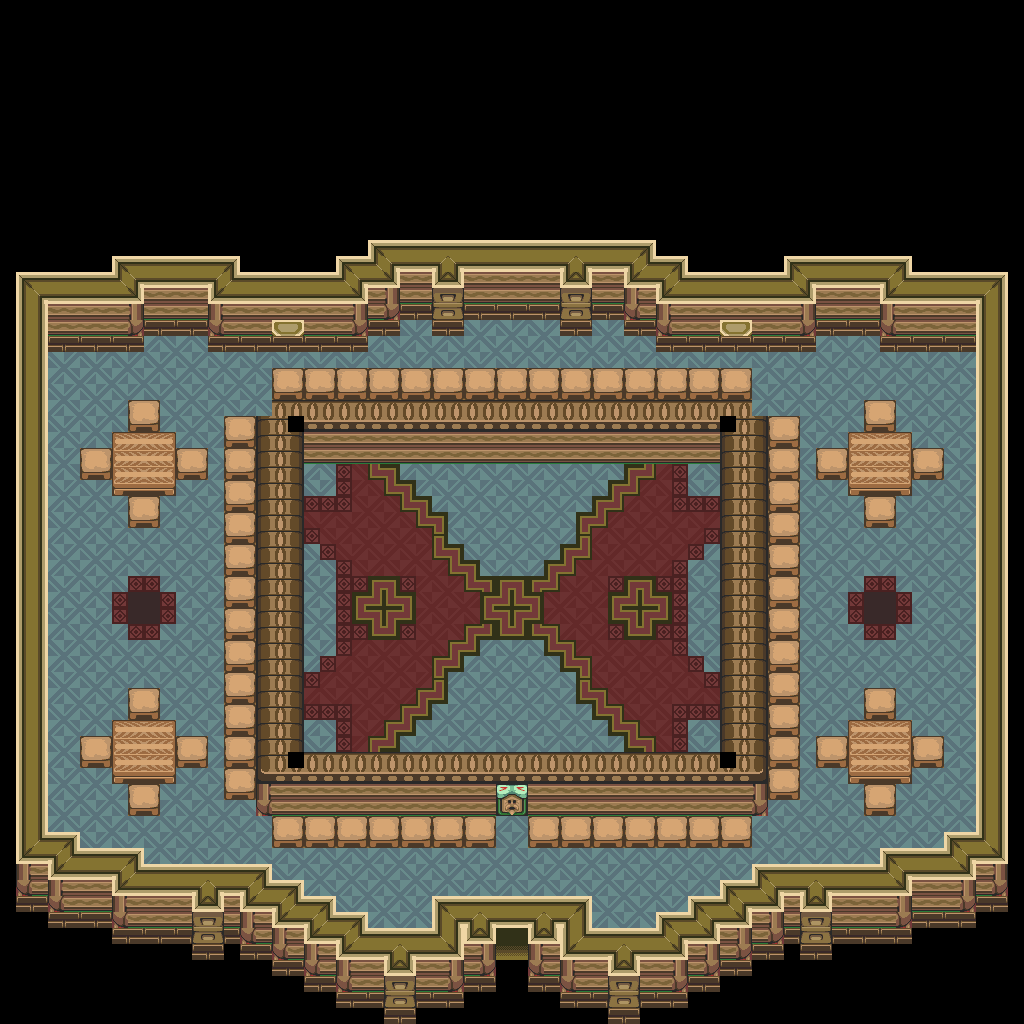

Rendered tile map (Tiled .tmx) drawn with the repository's tilesets; below, a short description and the map source with its tile grids summarised:
An orthogonal 64x64 tile map with 16x16 px tiles, 1 tile layer (base), 1 hidden layer not drawn and 25 objects.

<map version="1.10" tiledversion="1.12.1" orientation="orthogonal" renderorder="right-down" width="64" height="64" tilewidth="16" tileheight="16" infinite="0" nextlayerid="3" nextobjectid="26">
 <tileset firstgid="1" source="../classiciphone_pics4.tsx" />
 <layer id="1" name="base" width="64" height="64">
  <data>[4096 cells, 4096 non-empty, 78 distinct tile ids]</data>
 </layer>
 <layer id="2" name="collision" width="64" height="64" visible="0">
  <properties><property name="collision" value="true" /></properties>
  <data>[4096 cells, 2566 non-empty, 1 distinct tile ids]</data>
 </layer>
 <objectgroup id="3" name="npcs">
  <!-- 25 objects omitted --></objectgroup>
</map>
<!-- 25 of 25 objects omitted -->
